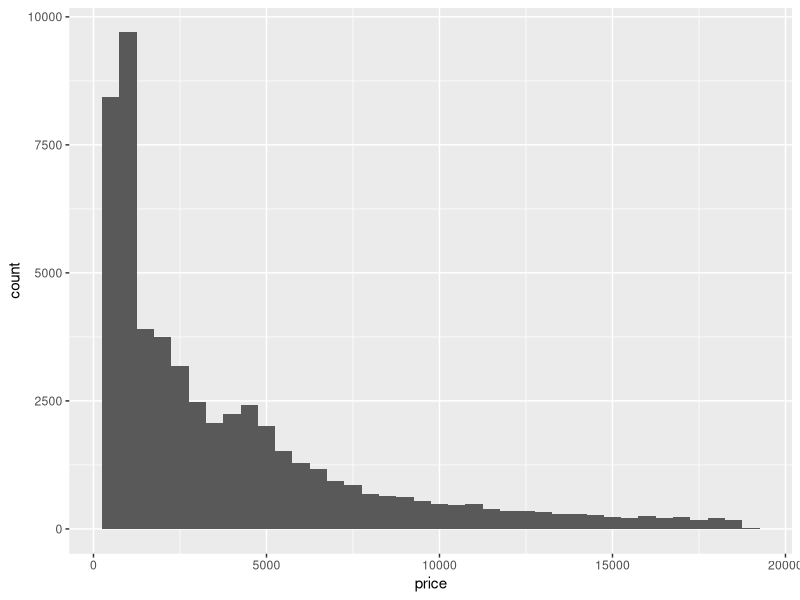
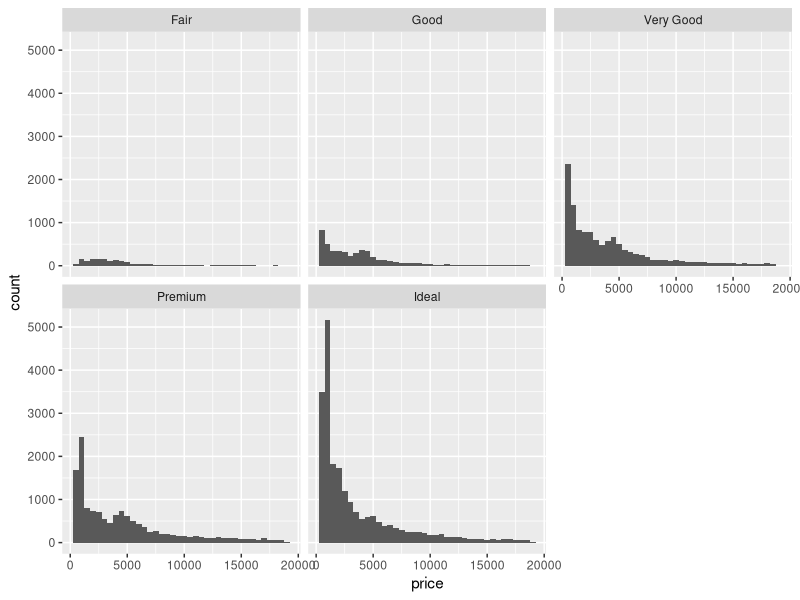
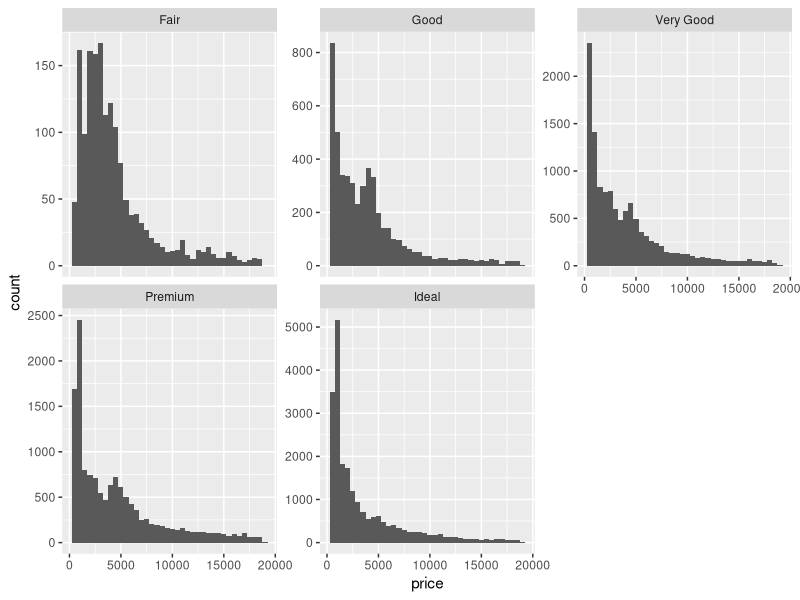
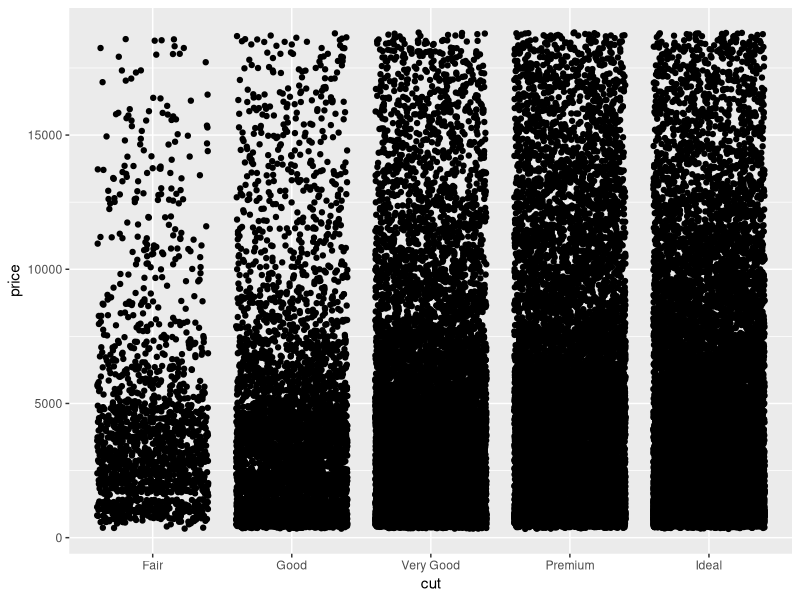
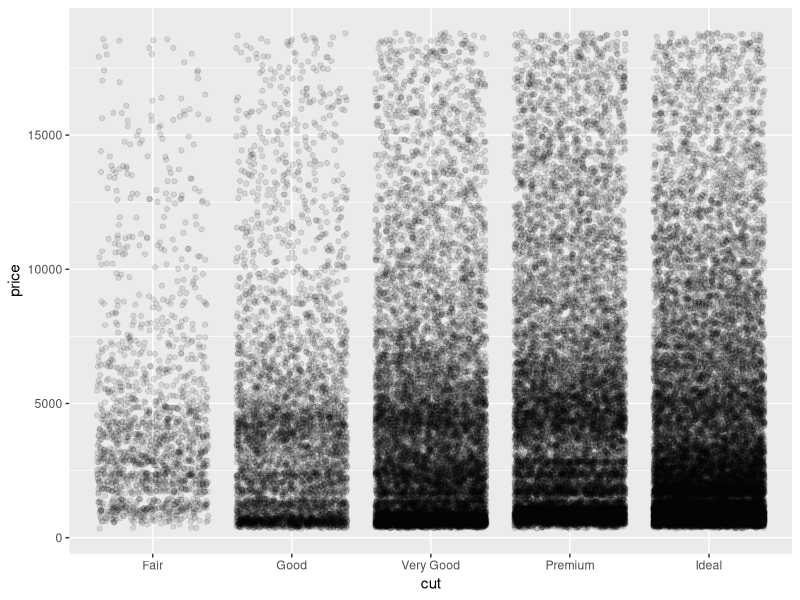

R code for these plots, in order: (Note: this script raises an error after producing the figures.)
## ---- chunk 1
library(tidyverse)    # load the tidyverse package
## ---- chunk 2
rename(diamonds, length = x, width = y, height = z)
## ---- chunk 3
d2 <- select(diamonds, carat, price)
d2
## ---- chunk 4
mutate(d2, ppc = price / carat)
## ---- chunk 5
mutate(diamonds, price = price * 1.27)
## ---- chunk 6
summarize(diamonds, mean_carat = mean(carat))
## ---- chunk 7
summarize(diamonds, sampl_size = n())
## ---- chunk 8
summarize(diamonds, q1 = quantile(carat, probs = 0.25))
## ---- chunk 9
summarize(
  diamonds, 
  sem = mean(price) / sqrt(n())
)
## ---- chunk 10
summarize(
  diamonds, 
  mean_p = mean(price),
  sampl_size = n(),
  sem = mean_p / sqrt(sampl_size),
  ci_upper = mean_p + 2 * sem,
  ci_lower = mean_p - 2 * sem
)
## ---- chunk 11
diamonds_grouped <- group_by(diamonds, cut)
diamonds_grouped
## ---- chunk 12
summarize(diamonds_grouped, mean_price = mean(price))
## ---- chunk 13
ggplot(data = diamonds) +
  geom_histogram(mapping = aes(x = price), binwidth = 500)
## ---- chunk 14
ggplot(data = diamonds) +
  geom_histogram(mapping = aes(x = price), binwidth = 500) +
  facet_wrap(~ cut)
## ---- chunk 15
ggplot(data = diamonds) +
  geom_histogram(mapping = aes(x = price), binwidth = 500) +
  facet_wrap(~ cut, scales = "free_y")
## ---- chunk 16
ggplot(data = diamonds) +
  geom_jitter(mapping = aes(x = cut, y = price))
## ---- chunk 17
ggplot(data = diamonds) +
  geom_jitter(mapping = aes(x = cut, y = price), alpha = .1)
## ---- chunk 18
ggplot(data = diamonds) +
  geom_jitter(mapping = aes(x = cut, y = price), alpha = .1) +
  geom_crossbar(
    data = price_summary, 
    mapping = aes(x = cut, y = mean_price, ymax = upper_limit, ymin = lower_limit),
    color = "red"
  )
## ---- chunk 19
ggplot(data = diamonds) +
  geom_point(mapping = aes(x = carat, y = price))
## ---- chunk 20
ggplot(data = diamonds) +
  geom_point(mapping = aes(x = carat, y = price, color = cut), alpha = 0.1)
## ---- chunk 21
iris <- as_tibble(iris) # so it prints a little nicer
